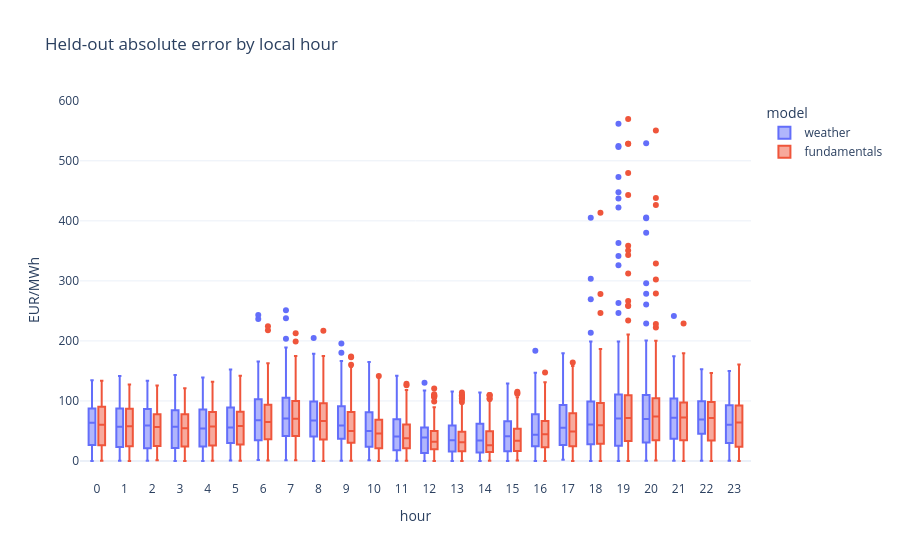

The code cell stored with this chart in its notebook:
### Code cell
import plotly.express as px
predictions = result['predictions']
errors = []
for model in ['weather','fundamentals']:
    error = predictions[f'pred_{model}']-predictions.actual_da
    errors.append(pd.DataFrame({'hour':predictions.index.tz_convert(cfg.timezone).hour,
                                'model':model,'absolute_error':error.abs().to_numpy()}))
fig = px.box(pd.concat(errors), x='hour', y='absolute_error', color='model',
             title='Held-out absolute error by local hour', template='plotly_white')
fig.update_xaxes(tickmode='linear',dtick=1)
fig.update_yaxes(title='EUR/MWh')
fig.show()
display(predictions.nlargest(10,'actual_da'))

### Figure 1 — Plotly figure (JSON) as saved in the notebook; plotly's stock layout.template omitted (floating-point values rounded to 4 significant figures; data arrays with more than 128 entries replaced by an {"elided": "..."} marker saying what was removed)
{"data": [{"alignmentgroup": "True", "hovertemplate": "model=weather<br>hour=%{x}<br>absolute_error=%{y}<extra></extra>", "legendgroup": "weather", "marker": {"color": "#636efa"}, "name": "weather", "notched": false, "offsetgroup": "weather", "orientation": "v", "showlegend": true, "type": "box", "x": {"elided": "7354 int values"}, "x0": " ", "xaxis": "x", "y": {"elided": "7354 float values"}, "y0": " ", "yaxis": "y"}, {"alignmentgroup": "True", "hovertemplate": "model=fundamentals<br>hour=%{x}<br>absolute_error=%{y}<extra></extra>", "legendgroup": "fundamentals", "marker": {"color": "#EF553B"}, "name": "fundamentals", "notched": false, "offsetgroup": "fundamentals", "orientation": "v", "showlegend": true, "type": "box", "x": {"elided": "7354 int values"}, "x0": " ", "xaxis": "x", "y": {"elided": "7354 float values"}, "y0": " ", "yaxis": "y"}], "layout": {"boxmode": "group", "legend": {"title": {"text": "model"}, "tracegroupgap": 0}, "title": {"text": "Held-out absolute error by local hour"}, "xaxis": {"anchor": "y", "domain": [0, 1], "dtick": 1, "tickmode": "linear", "title": {"text": "hour"}}, "yaxis": {"anchor": "x", "domain": [0, 1], "title": {"text": "EUR/MWh"}}}}
